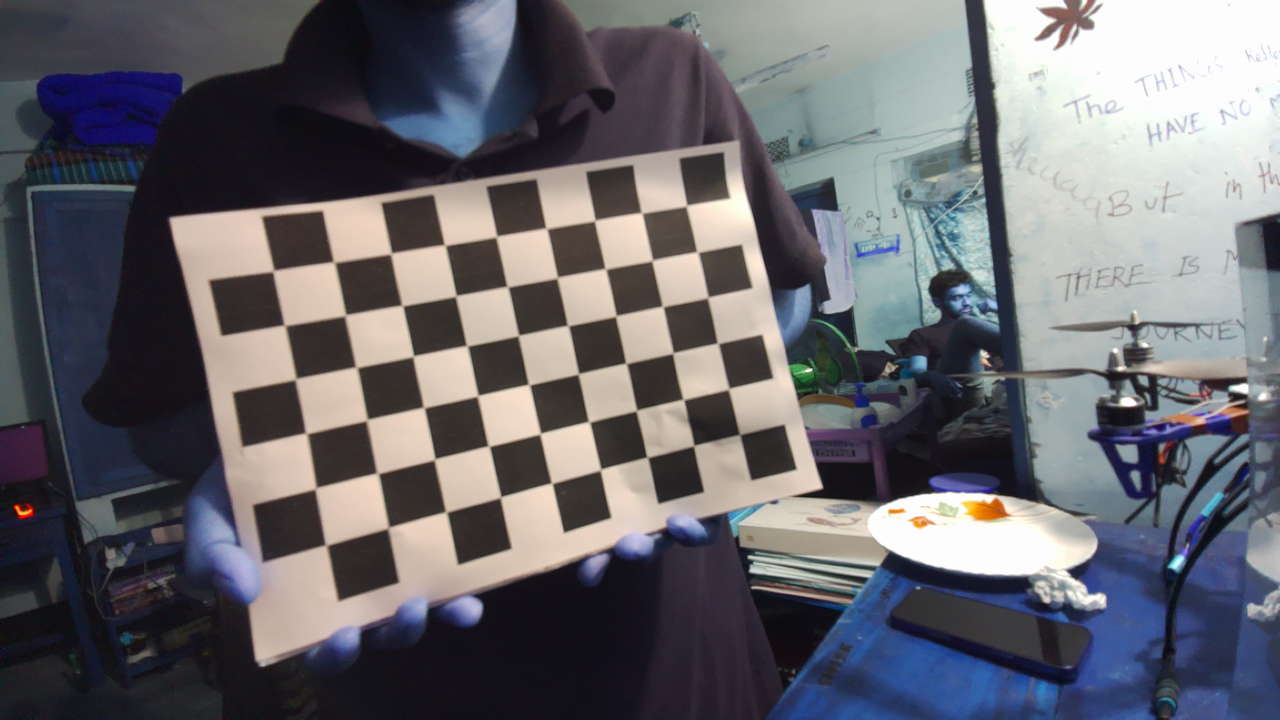
#> input picture calib_images/calib_00.png, 1280 x 720 px; its folder holds 4 pictures in this run
$ python calibrate.py
#> lines starting #> are read from the running program, lines starting #| are printed output that depends on the picture
import glob, os, cv2, numpy as np

BOARD_SIZE = (9, 6)
SQUARE_SIZE_M = 0.0275
IMG_DIR = os.path.expanduser("~/aruco_test/calib_images/*.png")
OUT_FILE = os.path.expanduser("~/aruco_test/camera_calibration.yaml")

objp = np.zeros((BOARD_SIZE[0] * BOARD_SIZE[1], 3), np.float32)
objp[:, :2] = np.mgrid[0:BOARD_SIZE[0], 0:BOARD_SIZE[1]].T.reshape(-1, 2) * SQUARE_SIZE_M

objpoints, imgpoints = [], []
img_shape = None
criteria = (cv2.TERM_CRITERIA_EPS + cv2.TERM_CRITERIA_MAX_ITER, 30, 0.001)

for fname in sorted(glob.glob(IMG_DIR)):
    img = cv2.imread(fname)
#> img is the input picture: shape (720, 1280, 3); mean B, G, R 108.9, 103.1, 103.8
    gray = cv2.cvtColor(img, cv2.COLOR_BGR2GRAY)
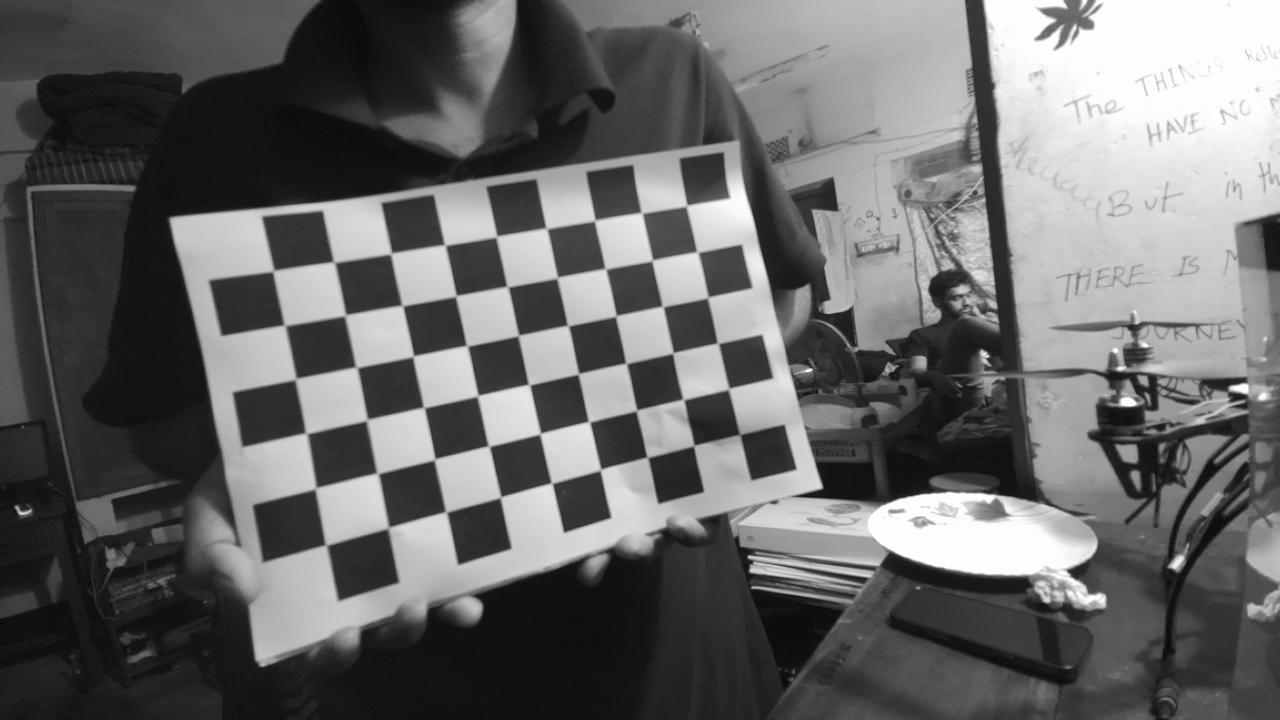
#> gray: shape (720, 1280); min 4, max 255, mean 104
    img_shape = gray.shape[::-1]
#> img_shape = (1280, 720)
    ret, corners = cv2.findChessboardCorners(gray, BOARD_SIZE, None)
#> ret = True; corners = 54 rows, first 8: [739.9, 434.8], [693.8, 445.6], [647.5, 457.4], [601.2, 468.6], [552, 483.3], [501.3, 496.4], [446.1, 511.8], [389.2, 526.4]
    if ret:
        corners2 = cv2.cornerSubPix(gray, corners, (11, 11), (-1, -1), criteria)
#> corners2 = 54 rows, first 8: [739.7, 434.4], [693.7, 445.6], [647.2, 457.3], [600.5, 469.7], [551.8, 483.2], [500.5, 497.2], [446.1, 511.9], [388.3, 527.8]
        objpoints.append(objp)
        imgpoints.append(corners2)
#> pass 2 of the loop `for fname in sorted(glob.glob(IMG_DIR)):`:
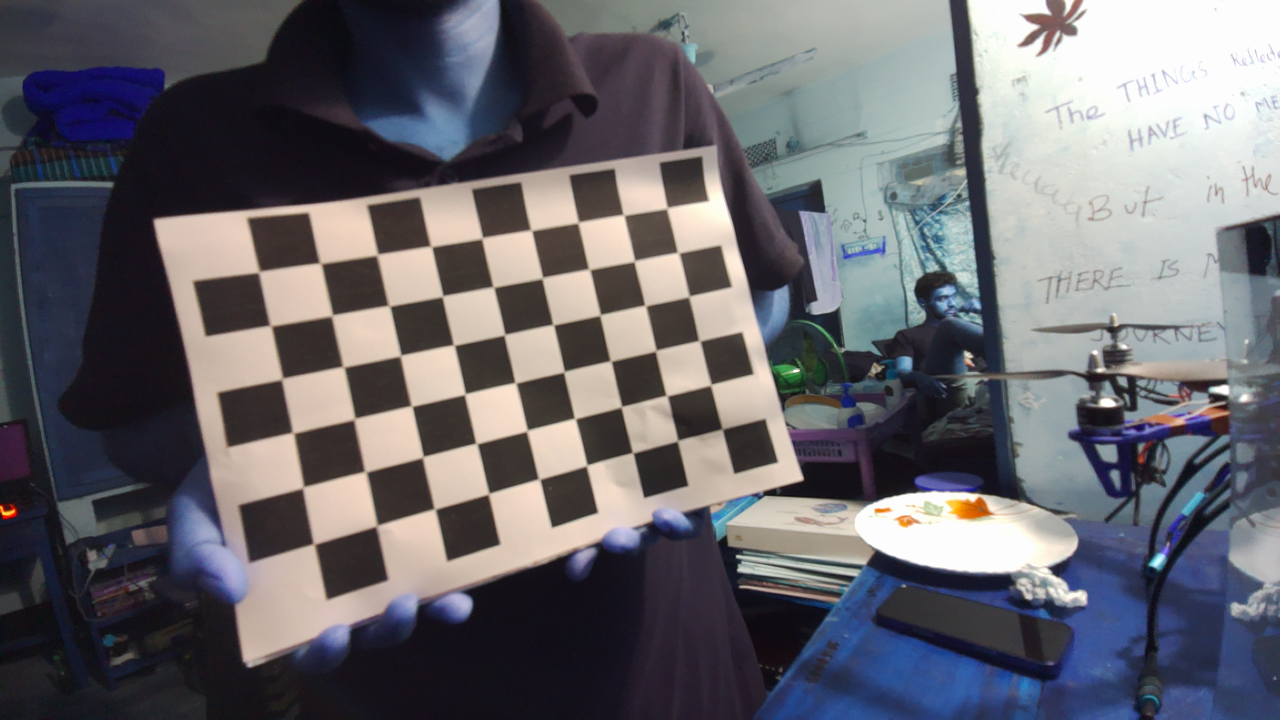
#> input picture calib_images/calib_01.png, 1280 x 720 px
#> img is the input picture: shape (720, 1280, 3); mean B, G, R 108.6, 102.8, 103.8
#> `gray = cv2.cvtColor(img, cv2.COLOR_BGR2GRAY)`:
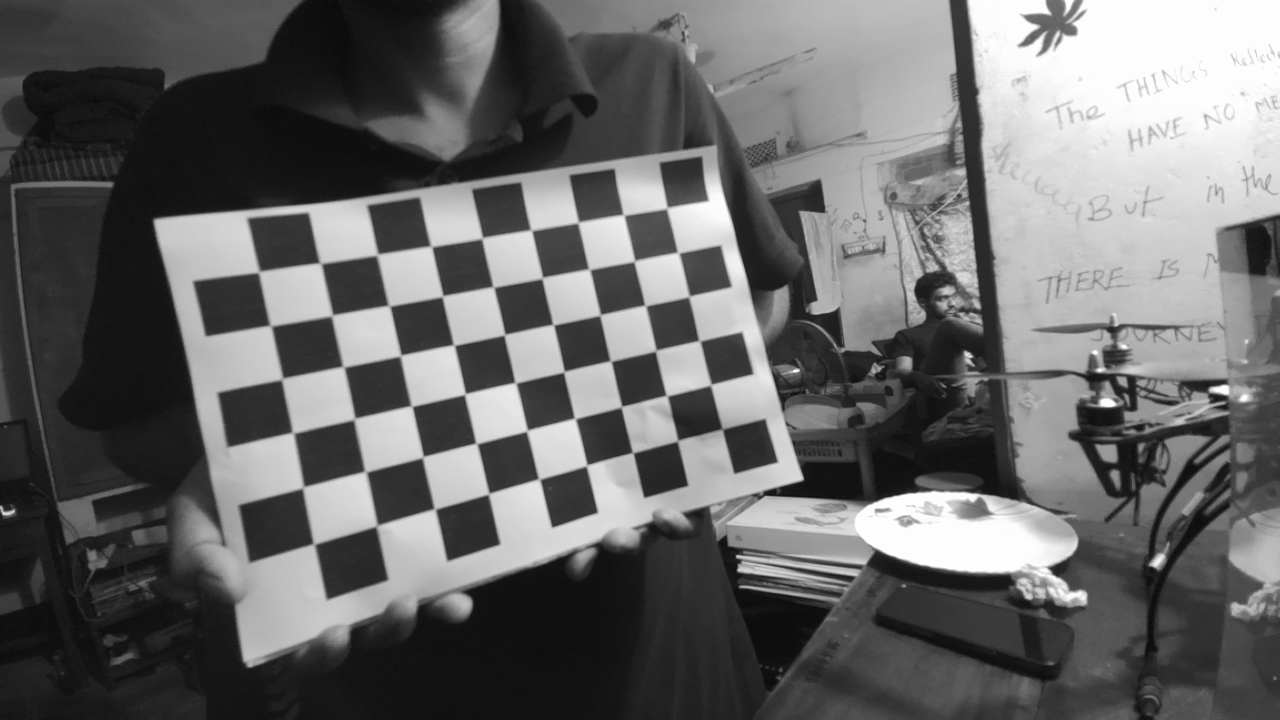
#> gray: shape (720, 1280); min 7, max 255, mean 103.8
#> corners = 54 rows, first 8: [722.5, 429.5], [676.5, 441.5], [632.7, 452.7], [586.5, 465.5], [539.2, 479.2], [489.7, 492.8], [434.7, 508.8], [378.6, 524.6]
#> corners2 = 54 rows, first 8: [722.3, 428.9], [677.6, 440.7], [632.8, 452.7], [586.7, 465.4], [539.2, 479.1], [488.7, 493.8], [434.7, 509], [376.7, 525.8]
#> pass 3 of the loop `for fname in sorted(glob.glob(IMG_DIR)):`:
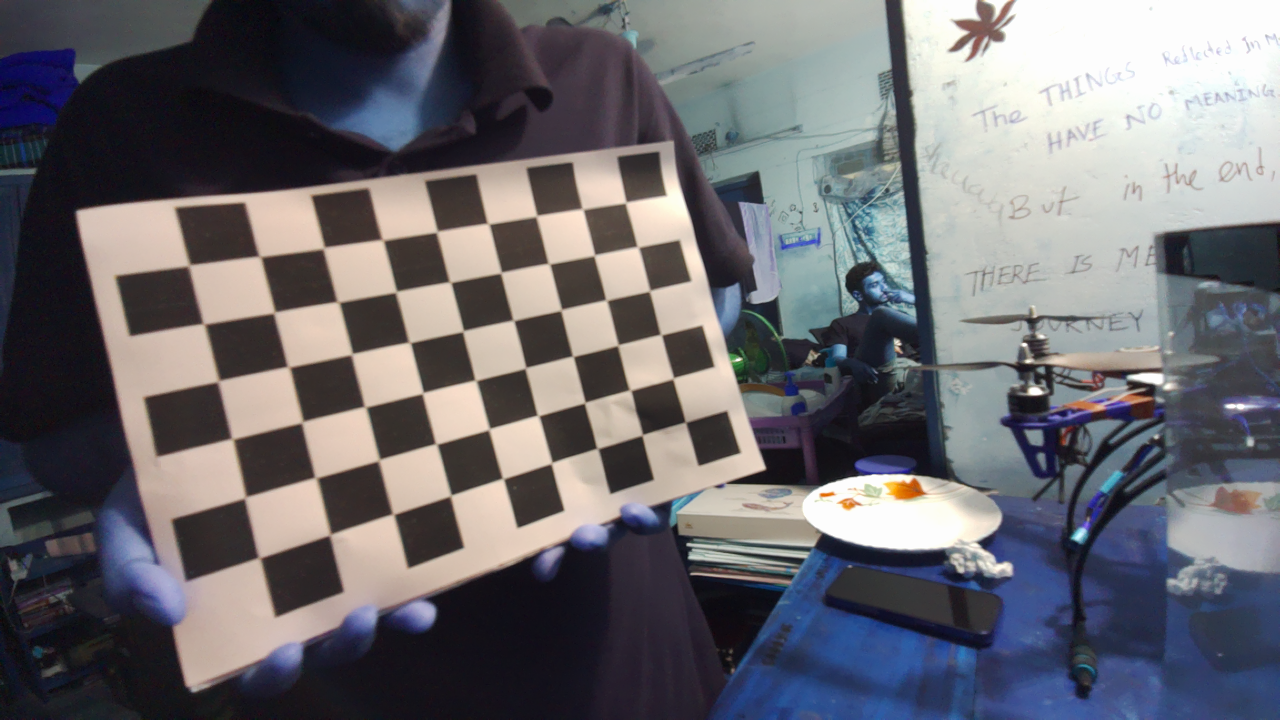
#> input picture calib_images/calib_02.png, 1280 x 720 px
#> img is the input picture: shape (720, 1280, 3); mean B, G, R 111, 105.7, 106.8
#> `gray = cv2.cvtColor(img, cv2.COLOR_BGR2GRAY)`:
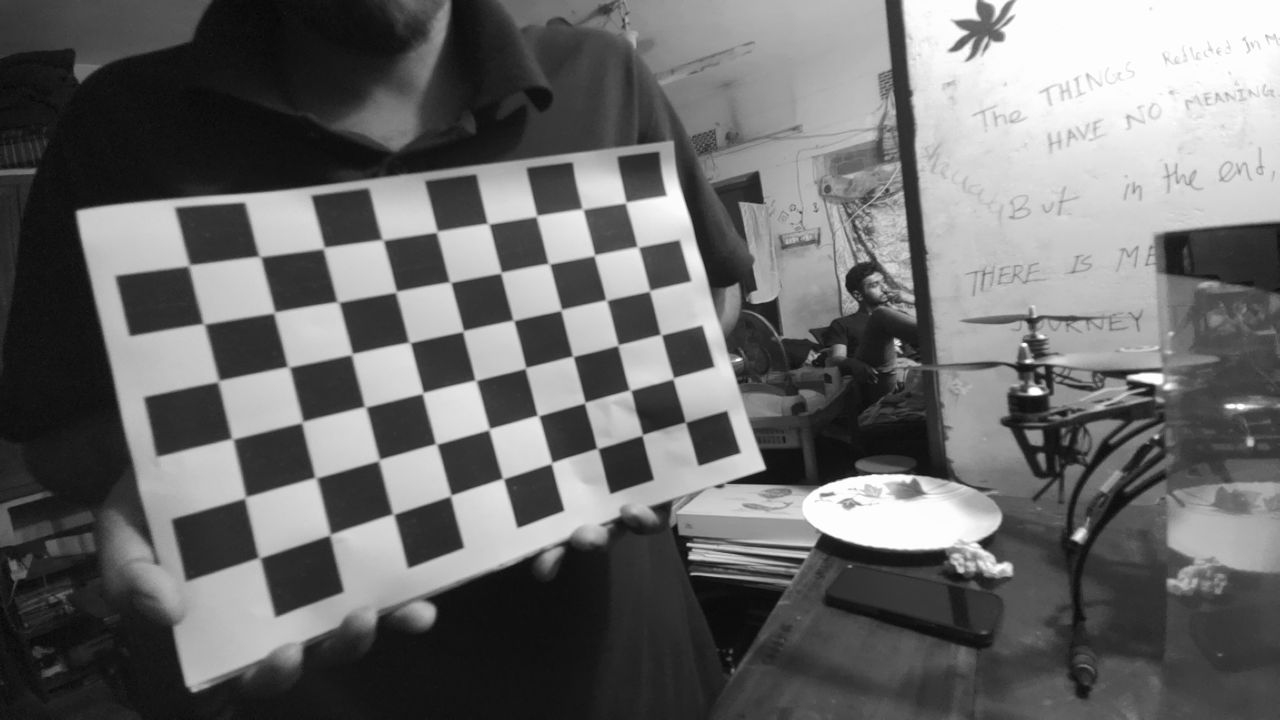
#> gray: shape (720, 1280); min 4, max 255, mean 106.7
#> corners = 54 rows, first 8: [685.3, 422.1], [642.4, 434.6], [597.5, 448.5], [551.4, 463.1], [503, 478.5], [451.8, 494.5], [393, 514], [330, 534.5]
#> corners2 = 54 rows, first 8: [685.4, 422.1], [642.2, 434.9], [597.3, 448.4], [551.5, 463], [503, 478.5], [450.6, 495.6], [393.2, 514.1], [329.9, 534.8]
#> the loop made 4 passes; the first 3 are shown

print(f"Using {len(objpoints)} valid calibration images at resolution {img_shape}...")

# Use CALIB_RATIONAL_MODEL (8 distortion coeffs) for 120-deg wide-angle imx708_wide
flags = cv2.CALIB_RATIONAL_MODEL
#> flags = 16384
ret, mtx, dist, rvecs, tvecs = cv2.calibrateCamera(
    objpoints, imgpoints, img_shape, None, None, flags=flags
)

# Compute reprojection error
total_err = 0
for i in range(len(objpoints)):
    proj, _ = cv2.projectPoints(objpoints[i], rvecs[i], tvecs[i], mtx, dist)
    total_err += cv2.norm(imgpoints[i], proj, cv2.NORM_L2) / len(proj)
mean_err = total_err / len(objpoints)

print(f"\nMean Reprojection Error: {mean_err:.4f} pixels (Target: < 0.50 px)")
print("Camera Matrix (K):\n", mtx)
print("Distortion Coefficients (k1, k2, p1, p2, k3, k4, k5, k6):\n", dist.ravel())

fs = cv2.FileStorage(OUT_FILE, cv2.FILE_STORAGE_WRITE)
fs.write("image_width", img_shape[0])
fs.write("image_height", img_shape[1])
fs.write("camera_matrix", mtx)
fs.write("distortion_coefficients", dist)
fs.write("reprojection_error", mean_err)
fs.release()
print(f"\nSaved calibration to {OUT_FILE}")
